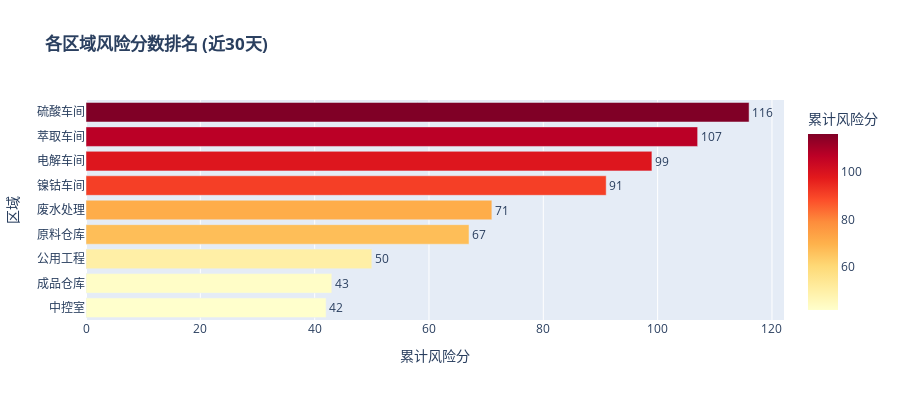

Notebook source saved alongside this figure:
### Code cell
# 区域风险柱状图
fig = px.bar(
    area_summary.sort_values('total_risk', ascending=True),
    x='total_risk',
    y='area_name',
    orientation='h',
    title='<b>各区域风险分数排名 (近30天)</b>',
    labels={'total_risk': '累计风险分', 'area_name': '区域'},
    color='total_risk',
    color_continuous_scale='YlOrRd',
    text='total_risk'
)

fig.update_traces(texttemplate='%{text:.0f}', textposition='outside')
fig.update_layout(height=400, showlegend=False)
fig.show()

### Figure 1 — Plotly figure (JSON) as saved in the notebook; plotly's stock layout.template omitted (floating-point values rounded to 4 significant figures)
{"data": [{"hovertemplate": "累计风险分=%{marker.color}<br>区域=%{y}<extra></extra>", "legendgroup": "", "marker": {"color": [42, 43, 50, 67, 71, 91, 99, 107, 116], "coloraxis": "coloraxis", "pattern": {"shape": ""}}, "name": "", "orientation": "h", "showlegend": false, "text": [42.0, 43.0, 50.0, 67.0, 71.0, 91.0, 99.0, 107.0, 116.0], "textposition": "outside", "texttemplate": "%{text:.0f}", "type": "bar", "x": [42, 43, 50, 67, 71, 91, 99, 107, 116], "xaxis": "x", "y": ["中控室", "成品仓库", "公用工程", "原料仓库", "废水处理", "镍钴车间", "电解车间", "萃取车间", "硫酸车间"], "yaxis": "y"}], "layout": {"barmode": "relative", "coloraxis": {"colorbar": {"title": {"text": "累计风险分"}}, "colorscale": [[0, "rgb(255,255,204)"], [0.125, "rgb(255,237,160)"], [0.25, "rgb(254,217,118)"], [0.375, "rgb(254,178,76)"], [0.5, "rgb(253,141,60)"], [0.625, "rgb(252,78,42)"], [0.75, "rgb(227,26,28)"], [0.875, "rgb(189,0,38)"], [1, "rgb(128,0,38)"]]}, "height": 400, "legend": {"tracegroupgap": 0}, "showlegend": false, "title": {"text": "<b>各区域风险分数排名 (近30天)</b>"}, "xaxis": {"anchor": "y", "domain": [0, 1], "title": {"text": "累计风险分"}}, "yaxis": {"anchor": "x", "domain": [0, 1], "title": {"text": "区域"}}}}
